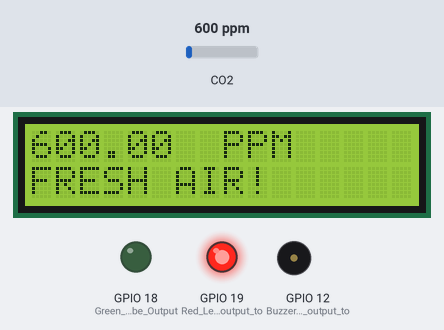
Recording of a sketch running on a simulated ESP32. Shown: 16×2 character LCD, output pins drawn as LEDs (lit = HIGH), buzzer (waves = sounding, pin HIGH). The test bench sets the inputs (shaded band); at power-on: CO2 600 ppm. WiFi joins after 1.5 s; servers stay silent unless stated; what the sketch prints to the serial monitor is not drawn.

Above: at 3.7 s.
3.8 s: CO2 set to 1050 ppm
At 7.0 s:
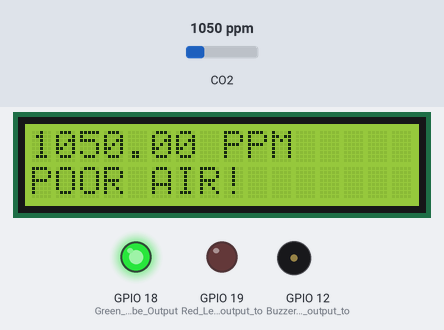
10.7 s: CO2 set to 2472 ppm
At 12.8 s:
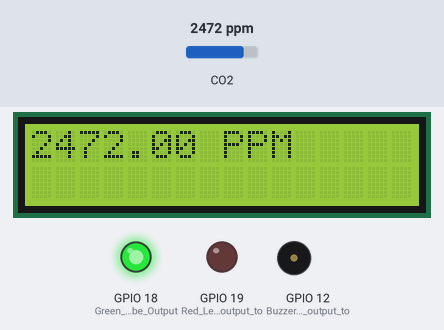
14.8 s: CO2 set to 2526 ppm
At 17.4 s:
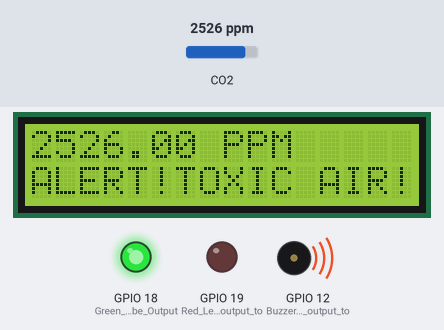
Timing chart, 0 to 29.0 s (numbered marks = the images above; inputs shaded):
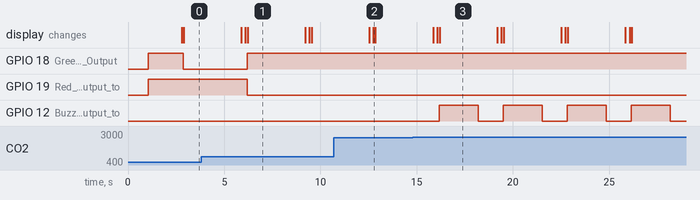

Measured:
- the behaviour switches between 2499 and 2500 ppm on CO2 (found by bisection; images 2 and 3)
- after the input at 3.8 s, GPIO 18 (Green_Led_will_be_Output): LOW → HIGH after 2.4 s; GPIO 19 (Red_Led_will_be_output_to): HIGH → LOW after 2.4 s
- after the input at 14.8 s, GPIO 12 (Buzzer_will_be_output_to): alternates HIGH for 2.0 s and LOW for 1.3 s, starting after 1.4 s
- what the display in image 1 shows lasts 3.0 s, from 6.2 s to 9.2 s

The sketch:

AirQualitySensor_MQ135_.ino
```cpp
#include "MQ135.h"
#include <WiFi.h>
#include <Wire.h>
#include <LiquidCrystal.h>
#include <LiquidCrystal_I2C.h>

int air_quality;

const char* ssid     = "UltraViolet";           //Replace with your network name
const char* password = "password";  //Replave with your network password

// Set web server port number to 80
WiFiServer server(80);

// Variable to store the HTTP request
String header;

// Current time
unsigned long currentTime = millis();
// Previous time
unsigned long previousTime = 0;
// Define timeout time in milliseconds (example: 2000ms = 2s);
const long timeoutTime = 2000;
LiquidCrystal_I2C lcd (0x27, 16,2);

void setup() {

  lcd. init ();
  lcd.backlight ();
  lcd.setCursor (0, 0);
  delay(1000);
  Serial.begin(115200);
  pinMode(12, OUTPUT);       //Buzzer will be output to ESP32
  pinMode(18, OUTPUT);       //Green Led will be Output to ESP32
  pinMode(19, OUTPUT);       //Red Led will be output to ESP32
  pinMode(34, INPUT);        //Gas sensor will be an input to the ESP32
  digitalWrite(18, HIGH);
  digitalWrite(19, HIGH);
  Serial.print("Connecting to ");
  Serial.println(ssid);
  WiFi.begin(ssid, password);
  while (WiFi.status() != WL_CONNECTED) {
    delay(500);
    Serial.print(".");
  }
  // Print local IP address and start web server
  Serial.println("");
  Serial.println("WiFi connected.");
  Serial.println("IP address: ");
  Serial.println(WiFi.localIP());
  server.begin();
}


void loop() {

  MQ135 gasSensor = MQ135(34);
  float air_quality = gasSensor.getPPM();
  lcd.clear();
    delay(100);
    lcd.setCursor(0,0);
    delay(100);
    lcd.print(air_quality);
    lcd.setCursor(8,0);
    lcd.print("PPM");
    delay(100);
  if (air_quality >= 2500)
  {
    digitalWrite(12, HIGH);   //Buzzer is ON
    digitalWrite(19, LOW);    //RED LED is ON
    digitalWrite(18, HIGH);   //GREEN LED is OFF
    lcd.setCursor(0,1);
    lcd.print("ALERT!TOXIC AIR!");
    delay(2000);
    digitalWrite(12, LOW);
  }
  if (air_quality >700 && air_quality <2500)
  {
    digitalWrite(12, LOW);     //Buzzer is OFF
    digitalWrite(19, LOW);     //RED LED is ON
    digitalWrite(18, HIGH);    //GREEN LED is OFF
    lcd.setCursor(0,1);
    lcd.print("POOR AIR!");
    delay(2000);
    digitalWrite(12, LOW);
  }
  if (air_quality < 700)
  {
    digitalWrite(12, LOW);     //Buzzer is OFF
    digitalWrite(18, LOW);     //GREEN LED is ON
    digitalWrite(19, HIGH);    //RED LED id OFF
    lcd.setCursor(0,1);
    lcd.print("FRESH AIR!");
    delay(2000);

  }
  Serial.print(air_quality);
  Serial.println("PPM");
  delay(1000);

  WiFiClient client = server.available();   // Listen for incoming clients

  if (client) {                             // If a new client connects,
    currentTime = millis();
    previousTime = currentTime;
    Serial.println("New Client.");          // print a message out in the serial port
    String currentLine = "";                // make a String to hold incoming data from the client
    while (client.connected() && currentTime - previousTime <= timeoutTime) {  // loop while the client's connected
      currentTime = millis();
      if (client.available()) {             // if there's bytes to read from the client,
        char c = client.read();             // read a byte, then
        Serial.write(c);                    // print it out the serial monitor
        header += c;
        if (c == '\n') {                    // if the byte is a newline character
          // if the current line is blank, you got two newline characters in a row.
          // that's the end of the client HTTP request, so send a response:
          if (currentLine.length() == 0) {
            // HTTP headers always start with a response code (e.g. HTTP/1.1 200 OK)
            // and a content-type so the client knows what's coming, then a blank line:
            client.println("HTTP/1.1 200 OK");
            client.println("Content-type:text/html");
            client.println("Connection: close");
            client.println();

            // Display the HTML web page
            client.println("<!DOCTYPE html><html>");
            client.println("<head><meta name=\"viewport\" content=\"width=device-width, initial-scale=1\">");
            client.println("<link rel=\"icon\" href=\"data:,\">");
            // CSS to style the table
            client.println("<style>body { text-align: center; font-family: \"Trebuchet MS\", Arial;}");
            client.println("table { border-collapse: collapse; width:35%; margin-left:auto; margin-right:auto; }");
            client.println("th { padding: 12px; background-color: #0043af; color: white; }");
            client.println("tr { border: 1px solid #ddd; padding: 12px; }");
            client.println("tr:hover { background-color: #bcbcbc; }");
            client.println("td { border: none; padding: 12px; }");
            client.println(".sensor { color:black; font-weight: bold; padding: 1px; }");

            // Web Page Heading

             client.println("</style></head><body><h2>AIR POLLUTION MONITOR</h2>");
            if (air_quality < 700)
            {
              client.println("</style></head><body><h2>FRESH AIR!</h2>");
            }
            else if (air_quality >700 && air_quality <2500)
            {
              client.println("</style></head><body><h2>POOR AIR :(</h2>");
            }
      else if (air_quality >= 2500)
      {
        client.println("</style></head><body><h2>ALERT!TOXIC AIR!ALERT</h2>");
      }

            client.println("<table><tr><th>MEASUREMENT</th><th>VALUE</th></tr>");
            client.println("<tr><td>Pollution PPM</td><td><span class=\"sensor\">");
            client.println(air_quality);
            client.println("</span></td></tr></table>");


            // The HTTP response ends with another blank line
            client.println();
            // Break out of the while loop
            break;
          } else { // if you got a newline, then clear currentLine
            currentLine = "";
          }
        } else if (c != '\r') {  // if you got anything else but a carriage return character,
          currentLine += c;      // add it to the end of the currentLine
        }
      }
    }
    // Clear the header variable
    header = "";
    // Close the connection
    client.stop();
    Serial.println("Client disconnected.");
    Serial.println("");
  }

}
```
